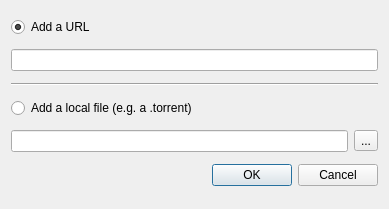
<ui version="4.0" >
 <class>NewTransferObjDlg</class>
 <widget class="QDialog" name="NewTransferObjDlg" >
  <property name="geometry" >
   <rect>
    <x>0</x>
    <y>0</y>
    <width>389</width>
    <height>209</height>
   </rect>
  </property>
  <property name="windowTitle" >
   <string>Object to download</string>
  </property>
  <layout class="QGridLayout" >
   <item row="0" column="0" >
    <widget class="QRadioButton" name="radioAddUrl" >
     <property name="text" >
      <string>Add a URL</string>
     </property>
     <property name="checked" >
      <bool>true</bool>
     </property>
    </widget>
   </item>
   <item row="1" column="0" colspan="2" >
    <widget class="QLineEdit" name="lineURL" />
   </item>
   <item row="2" column="0" colspan="2" >
    <widget class="Line" name="line" >
     <property name="orientation" >
      <enum>Qt::Horizontal</enum>
     </property>
    </widget>
   </item>
   <item row="3" column="0" >
    <widget class="QRadioButton" name="radioAddFile" >
     <property name="text" >
      <string>Add a local file (e.g. a .torrent)</string>
     </property>
    </widget>
   </item>
   <item row="4" column="0" >
    <widget class="QLineEdit" name="lineFile" />
   </item>
   <item row="4" column="1" >
    <widget class="QToolButton" name="toolBrowse" >
     <property name="text" >
      <string>...</string>
     </property>
    </widget>
   </item>
   <item row="5" column="0" colspan="2" >
    <widget class="QDialogButtonBox" name="buttonBox" >
     <property name="orientation" >
      <enum>Qt::Horizontal</enum>
     </property>
     <property name="standardButtons" >
      <set>QDialogButtonBox::Cancel|QDialogButtonBox::NoButton|QDialogButtonBox::Ok</set>
     </property>
    </widget>
   </item>
  </layout>
 </widget>
 <resources/>
 <connections>
  <connection>
   <sender>buttonBox</sender>
   <signal>accepted()</signal>
   <receiver>NewTransferObjDlg</receiver>
   <slot>accept()</slot>
   <hints>
    <hint type="sourcelabel" >
     <x>248</x>
     <y>254</y>
    </hint>
    <hint type="destinationlabel" >
     <x>157</x>
     <y>274</y>
    </hint>
   </hints>
  </connection>
  <connection>
   <sender>buttonBox</sender>
   <signal>rejected()</signal>
   <receiver>NewTransferObjDlg</receiver>
   <slot>reject()</slot>
   <hints>
    <hint type="sourcelabel" >
     <x>316</x>
     <y>260</y>
    </hint>
    <hint type="destinationlabel" >
     <x>286</x>
     <y>274</y>
    </hint>
   </hints>
  </connection>
 </connections>
</ui>
